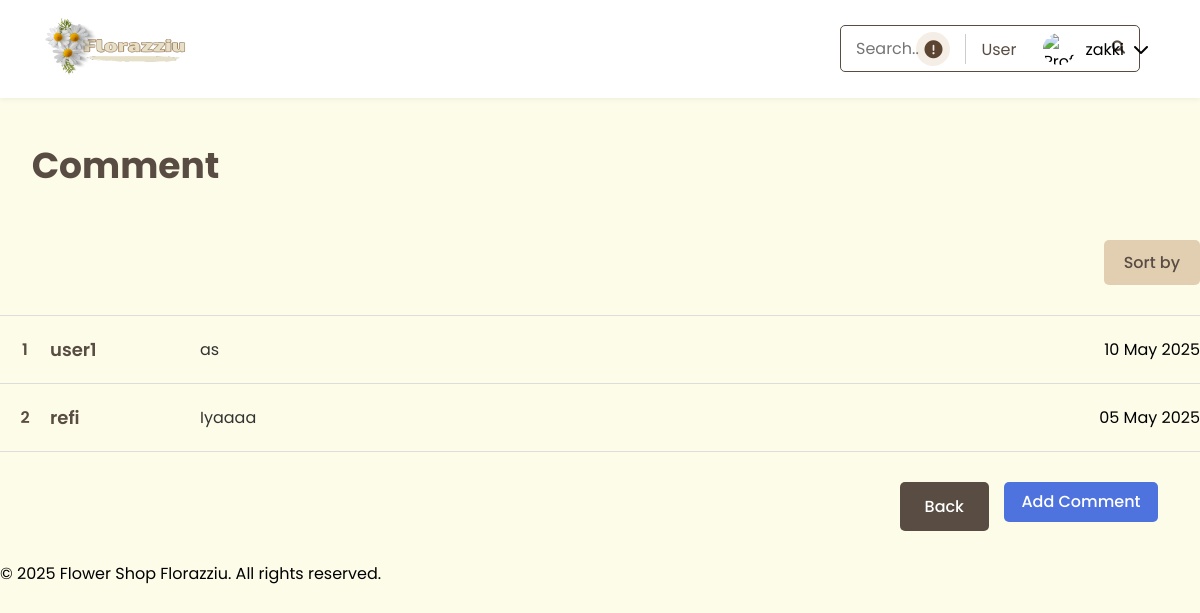
The app's page /flower_shop/products/comments.php?id=3 (signed in), older data.
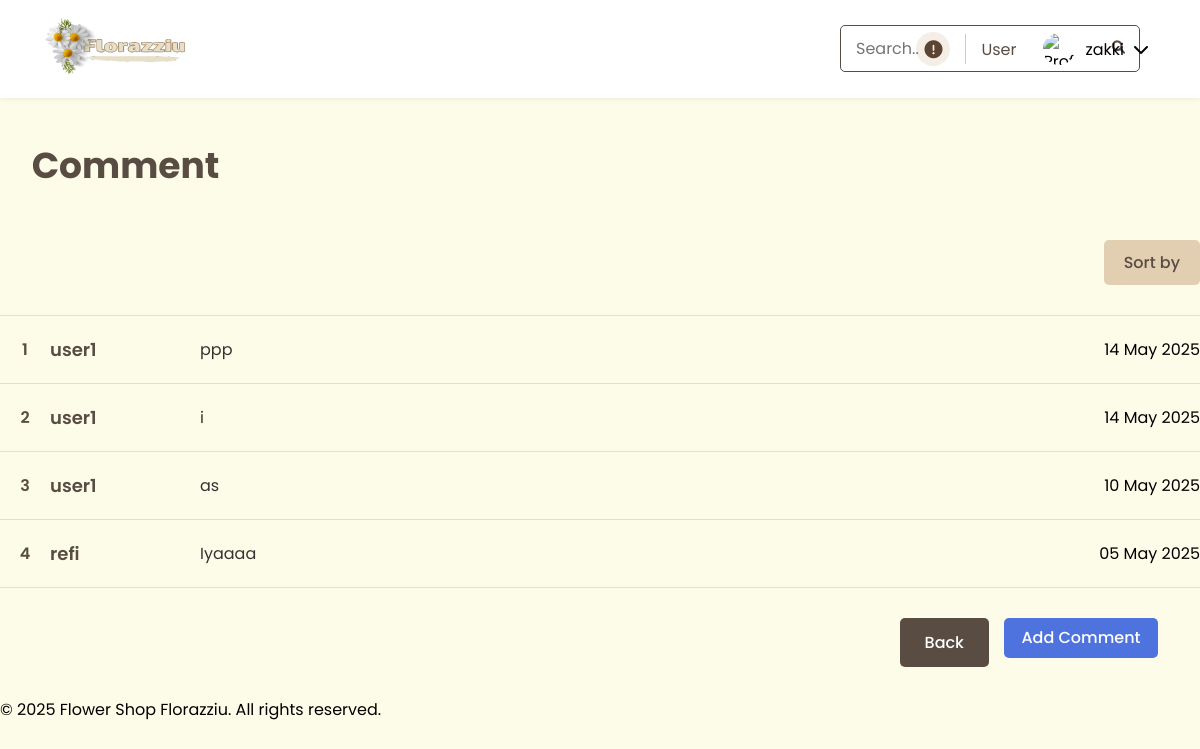
The same page, newer data.
### tables this page shows
CREATE TABLE `comments` (
  `id` int(11) NOT NULL,
  `product_id` int(11) NOT NULL,
  `user_id` int(11) NOT NULL,
  `comment` text NOT NULL,
  `rating` tinyint(1) DEFAULT NULL,
  `created_at` timestamp NOT NULL DEFAULT current_timestamp(),
  `updated_at` timestamp NOT NULL DEFAULT current_timestamp() ON UPDATE current_timestamp(),
  `username` varchar(255) NOT NULL
);

CREATE TABLE `users` (
  `id` int(11) NOT NULL,
  `username` varchar(50) NOT NULL,
  `password` varchar(255) NOT NULL,
  `email` varchar(100) NOT NULL,
  `full_name` varchar(100) DEFAULT NULL,
  `profile_picture` varchar(255) DEFAULT NULL,
  `created_at` timestamp NOT NULL DEFAULT current_timestamp(),
  `updated_at` timestamp NOT NULL DEFAULT current_timestamp() ON UPDATE current_timestamp(),
  `role` enum('user','admin') DEFAULT 'user'
);

### flower_shop/products/comments.php (the view, shortened to what this page needs)
<?php
include '../includes/header.php';
require '../config/database.php';
$product_id = $_GET['id'] ?? 0;
$sort = $_GET['sort'] ?? 'newest';
$orderBy = match($sort) {
    'a-z' => 'users.username ASC',
    'z-a' => 'users.username DESC',
    'oldest' => 'comments.created_at ASC',
    default => 'comments.created_at DESC'
};
$stmt = $pdo->prepare("
    SELECT comments.*, users.username
    FROM comments
    JOIN users ON comments.user_id = users.id
    WHERE comments.product_id = ?
    ORDER BY $orderBy
");
$stmt->execute([$product_id]);
$comments = $stmt->fetchAll(PDO::FETCH_ASSOC);
?>
<main>
    <div class="container">
        <h1 class="comments-title">Comment</h1>
        <div class="comments-filter">
            <div class="filter-dropdown">
                <button class="filter-btn">Sort by</button>
            </div>
        </div>
        <div class="comments-table">
            <?php if (!empty($comments)): ?>
                <?php foreach ($comments as $index => $comment): ?>
                    <div class="comment-item">
                        <div class="comment-number"><?= $index + 1 ?></div>
                        <div class="comment-user"><?= htmlspecialchars($comment['username']) ?></div>
                        <div class="comment-text"><?= htmlspecialchars($comment['comment']) ?></div>
                        <div class="comment-date"><?= date('d M Y', strtotime($comment['created_at'])) ?></div>
                    </div>
                <?php endforeach; ?>
            <?php else: ?>
                <div class="no-comments">Belum ada komentar.</div>
            <?php endif; ?>
        </div>
        <div class="comments-actions">
            <a href="product-detail.php?id=<?= $product_id ?>" class="back-btn">Back</a>
            <a href="add-comment.php?id=<?= $product_id ?>" class="add-comment-btn">Add Comment</a>
        </div>
    </div>
</main>
<?php include '../includes/footer.php'; ?>

Row changes from the older to the newer data that the page shows:
added comments: user.username "user1", comment "ppp", created_at "14 May 2025"
added comments: user.username "user1", comment "i", created_at "14 May 2025"
